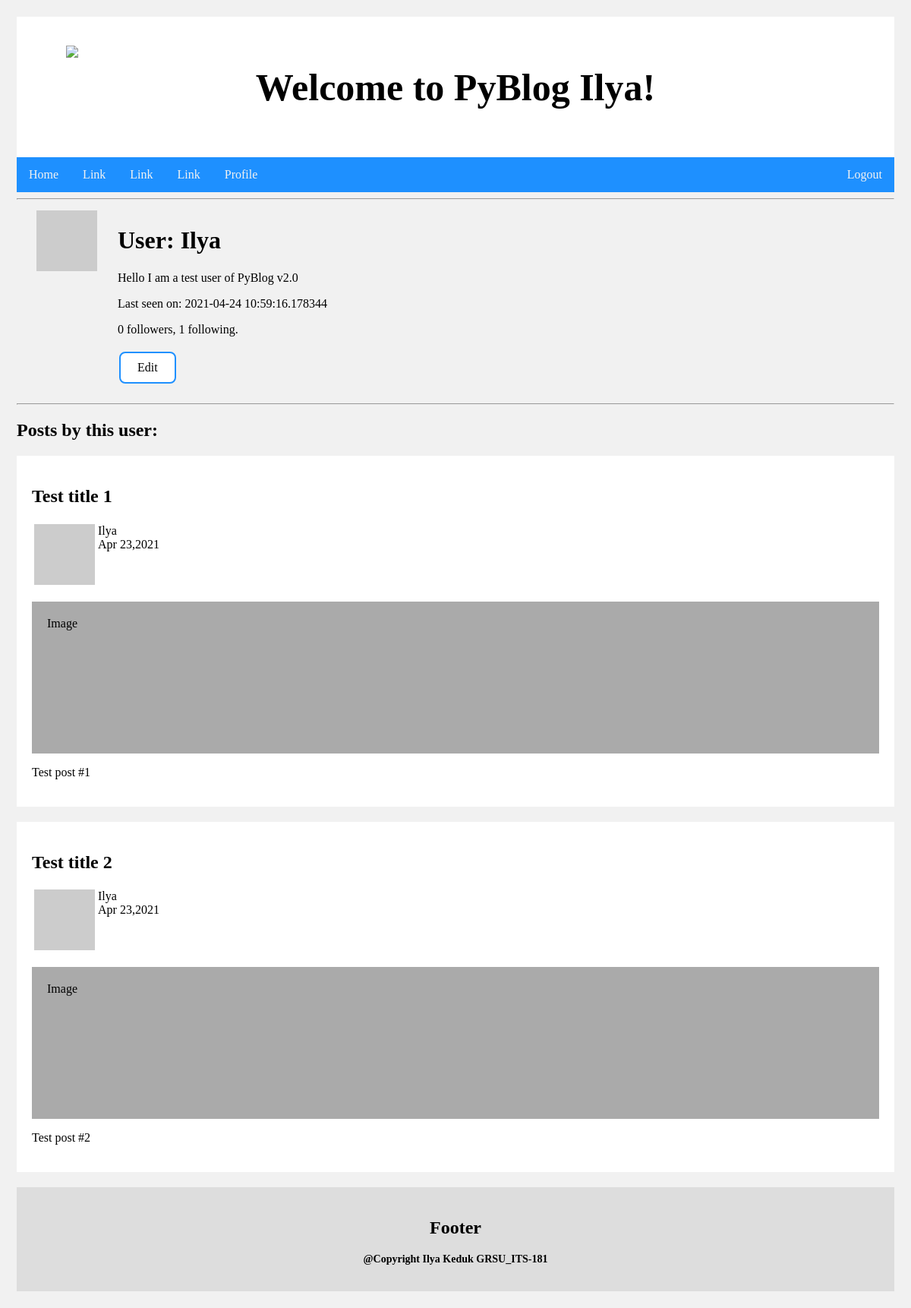
The app's page /user/Ilya (signed in), older data.
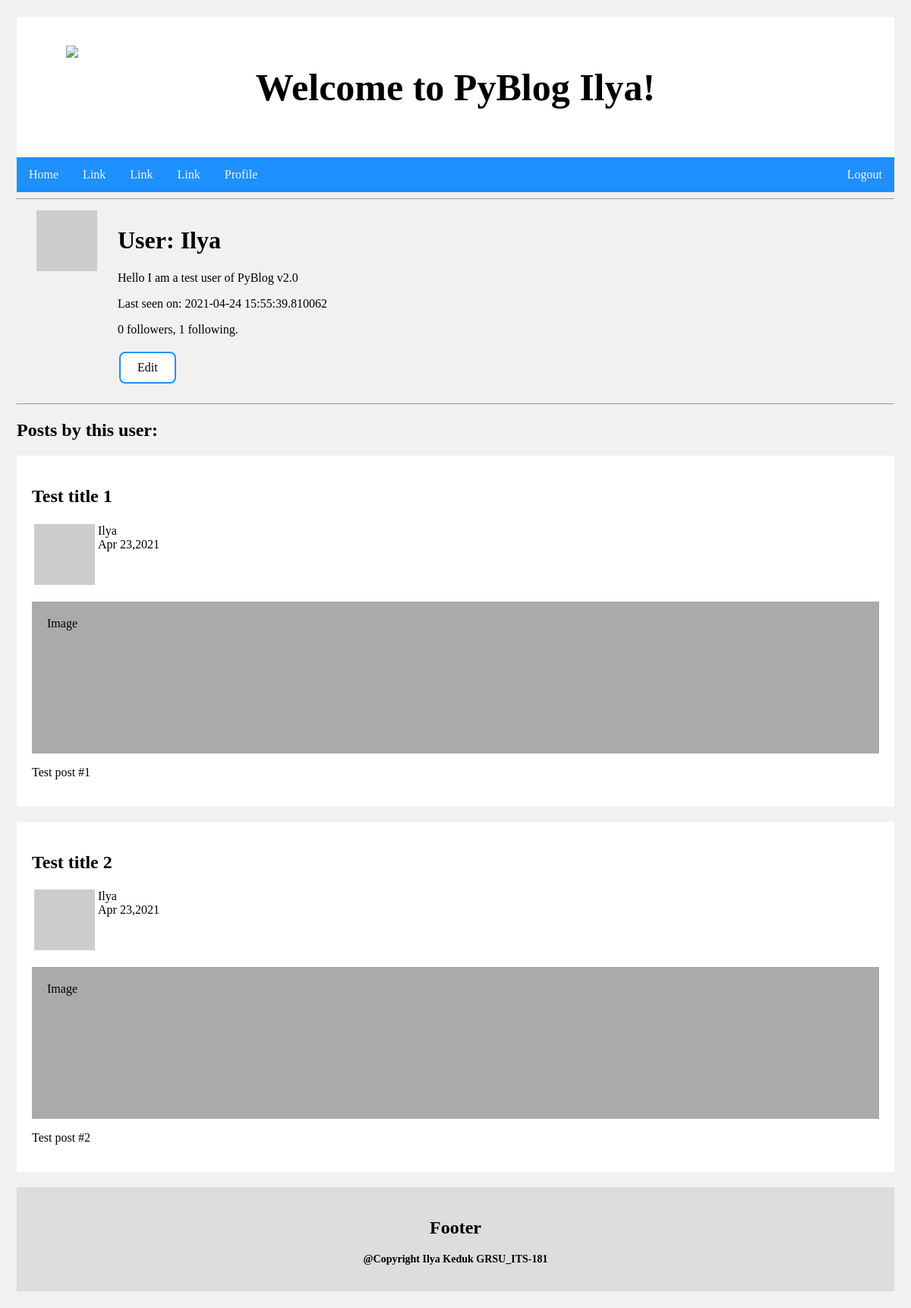
The same page, newer data.
### app/models.py (models this page shows, shortened)
class User(UserMixin, db.Model):
    id = db.Column(db.Integer, primary_key = True)
    username = db.Column(db.String(64), index=True, unique=True)
    email = db.Column(db.String(120), index=True, unique=True)
    password_hash = db.Column(db.String(128))
    posts = db.relationship('Post', backref='author', lazy='dynamic')
    about_me = db.Column(db.String(140))
    last_seen = db.Column(db.DateTime, default=datetime.utcnow)
    followed = db.relationship(
        'User', secondary=followers,
        primaryjoin=(followers.c.follower_id == id),
        secondaryjoin=(followers.c.followed_id == id),
        backref=db.backref('followers', lazy='dynamic'), lazy='dynamic')
    def avatar(self,size):
        digest = md5(self.email.lower().encode('utf-8')).hexdigest()
        return 'https://www.gravatar.com/avatar/{}?d=identicon&s={}'.format(
            digest, size)

### app/routes.py (the view)
@app.route('/user/<username>')
@login_required
def user(username):
    user = User.query.filter_by(username=username).first_or_404()
    posts = [
        {'author': user, 'title': 'Test title 1','body': 'Test post #1'},
        {'author': user, 'title': 'Test title 2','body': 'Test post #2'}
    ]
    form = EmptyForm()
    return render_template('user.html', user=user, posts=posts, form=form)

### app/models.py (called while the page is built)
@login.user_loader
def load_user(id):
    return User.query.get(int(id))

### app/routes.py (called while the page is built)
@app.before_request
def before_request():
    if current_user.is_authenticated:
        current_user.last_seen = datetime.utcnow()
        db.session.commit()

### app/templates/user.html (shortened to what this page needs)
{% extends "base.html" %}
{% block content %}
    <div class="full">
    <hr>
    <div class="prof">
    <table>
        <tr valign="top">
            <td><img src="{{ user.avatar(128) }}"></td>
            <td>
                <h1>User: {{ user.username }}</h1>
                {% if user.about_me %}<p>{{ user.about_me }}</p>{% endif %}
                {% if user.last_seen %}<p>Last seen on: {{ user.last_seen }}</p>{% endif %}
                <p>{{ user.followers.count() }} followers, {{ user.followed.count() }} following.</p>
                {% if user == current_user %}
                <p><a href="{{ url_for('edit_profile') }}" class="button-casual">Edit</a></p>
                {% endif %}
            </td>
        </tr>
    </table>
    </div>
    <hr>
    <h2>Posts by this user:</h2>
    {% for post in posts %}
        {% include '_post.html' %}
    {% endfor %}
    </div>
{% endblock %}

### app/templates/base.html (shortened to what this page needs)
<!DOCTYPE html>
<html>
<head>
    <link rel="stylesheet" href="{{url_for('static', filename='styles/base.css')}}">
</head>
<body>
<div class="header">
    <h1>Welcome to PyBlog {{current_user.username}}!</h1>
    <div class="grsu">
        <img src="https://elib.grsu.by/sites/all/themes/lib2013t3/img/logo.png">
    </div>
</div>
<div class="topnav">
    <a href="{{ url_for('index') }}">Home</a>
    <a href="#">Link</a>
    <a href="#">Link</a>
    <a href="#">Link</a>
    {% if current_user.is_anonymous %}
    <a href="{{ url_for('login') }}" style="float:right">Login</a>
    {% else %}
    <a href="{{ url_for('user', username=current_user.username) }}">Profile</a>
    <a href="{{ url_for('logout') }}" style="float:right">Logout</a>
    {% endif %}
</div>
<div class="row">
    {% block content %}{% endblock %}
</div>
<div class="footer">
    <h2>Footer</h2>
    <h3>@Copyright Ilya Keduk GRSU_ITS-181</h3>
</div>
</body>
</html>

### app/templates/_post.html
<div class="card">
    <h2>{{ post.title }}</h2>
    <table>
        <tr valign="top">
            <td><img src="{{ post.author.avatar(36) }}"></td>
            <td>{{ post.author.username }}<br>Apr 23,2021</td>
        </tr>
    </table>
    <div class="fakeimg" style="height:200px;">Image</div>
    <p>{{post.body}}</p>
</div>

### app/static/styles/base.css (style rules this page uses)
* { box-sizing: border-box; }
body { font-family: Times New Roman; padding: 14px; background: #f1f1f1; }
.header { padding: 30px; text-align: center; background: white; }
.header h1 { font-size: 50px; }
.topnav { overflow: hidden; background-color: dodgerblue; }
.topnav a { float: left; display: block; color: #f2f2f2; text-align: center; padding: 14px 16px; text-decoration: none; }
.full { float: left; width: 100%; background-color: #f1f1f1; }
.prof { float: left; width: 100%; background-color: #f1f1f1; }
.fakeimg { background-color: #aaa; width: 100%; padding: 20px; }
.button-casual { background-color: white; border: none; color: black; padding: 10px 22px; text-align: center; text-decoration: none; display: inline-block; font-size: 16px; margin: 4px 2px; cursor: pointer; border: 2px solid dodgerblue; border-radius: 8px; }
.card { background-color: white; padding: 20px; margin-top: 20px; }
.row:after { content: ""; display: table; clear: both; }
.footer { padding: 20px; text-align: center; background: #ddd; margin-top: 20px; }
.footer h3 { font-size:14px; }
.grsu { position: absolute; height:60px; width: 60px; left: 65px; top: 60px; }
.prof table { border-collapse: separate; border-spacing: 25px 5px; }
.card .fakeimg { margin-top: 15px; }

Row changes from the older to the newer data that the page shows:
changed User "Ilya": last_seen "2021-04-24 10:59:16.178344" → "2021-04-24 15:55:39.810062"
